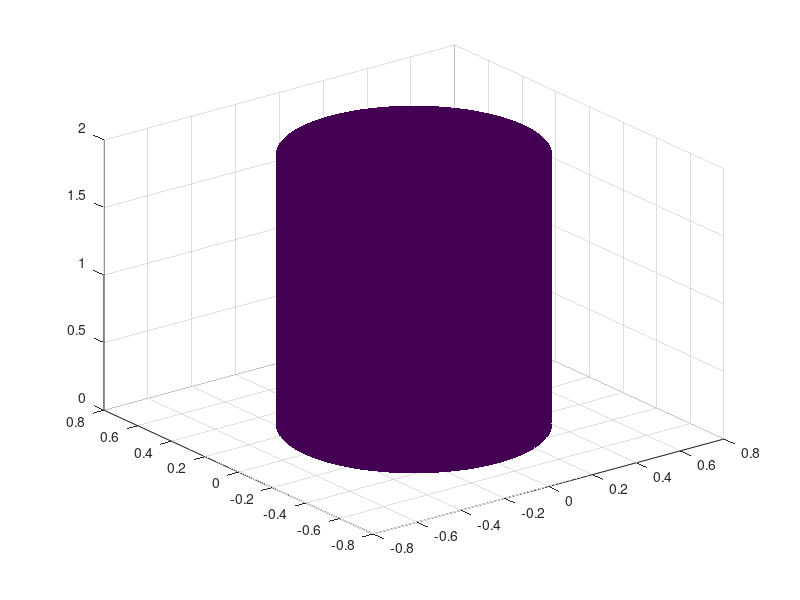

MATLAB code for this plot: (Note: this script raises an error after producing the figure.)
%% Illustrate tube with helical lines

r = 0.5; % radius of tube
h = 2; % height of tube
axlim = 1;

% cylinder
nt = 100;
[X,Y,Z] = cylinder(r*0.999,nt); 
Z = Z*h;

% helical lines
nlines = 3;
nturns = 1.2;
ntheta = 200;
theta = linspace(0,nturns*360,ntheta);
z0 = 0;
z1 = h;
theta0 = linspace(0,360,nlines+1); theta0 = theta0(1:nlines);
x0 = r*cosd(theta0);
y0 = r*sind(theta0);

x = zeros(nlines,ntheta);
y = zeros(nlines,ntheta);
z = zeros(nlines,ntheta);
for iline = 1:nlines
  x(iline,:) = r*cosd(theta0(iline)+theta);
  y(iline,:) = r*sind(theta0(iline)+theta);
  z(iline,:) = linspace(0,h,ntheta);
end


% plot
hca = subplot(1,1,1);

h_patch = surf(hca,X,Y*1,Z); 
shading(hca,'flat')
h_patch.FaceAlpha = 0.8;

hold(hca,'on')
h_lines = plot3(x',y',z','linewidth',2,'color','k');
hold(hca,'off')

view(hca,[1 1 0.8])
axis(hca,'equal')
hca.XLim = axlim*[-1 1];
hca.YLim = axlim*[-1 1];
hca.ZLim = [0 h];
hca.Box = 'on';
hca.BoxStyle = 'full';

hca.XLabel.String = 'x';
hca.YLabel.String = 'y';
hca.ZLabel.String = 'z';

%% Rotating fluxtube
doVideo = 0;
doGif = 1;
fileName = [printpath 'slippage_new'];

r = 0.2; % radius of tube
h = 2; % height of tube
axlim = r*1.1;

% cylinder
nt = 100;
[X,Y,Z] = cylinder(r*0.999,nt); 
Z = Z*h;

% helical lines
nlines = 8;
nturns = 1/nlines;%0.1;

nslips = 1; % slip one field line to the next, nslips = nlines would bring them back to original position
ntheta = 20;
theta0 = linspace(0,360,nlines+1); theta0 = theta0(1:nlines);
%theta0_vec = linspace(0,2*360*0.2+360/40,40);

thstart = 0;
thstop = nslips*360/nlines;
dtheta = (thstop-thstart)/ntheta;
theta0_slip = linspace(thstart,thstop-dtheta,ntheta);


colors = pic_colors('matlab');
color1 = colors(1,:);
color2 = colors(2,:);
colortube = [0.9 0.9 0.95];
colortube = [0.95 0.95 1; 0.95 0.95 1; 0.95 0.95 1; 0.95 0.95 1];
%colortube = [0.95 1 1];

% Initiate
if doVideo
  vidObj = VideoWriter([fileName '.mp4'],'MPEG-4');
  vidObj.FrameRate = 10;
  open(vidObj);        
end
if doGif
  iframe = 0;
end
      
      
for it = [1 1:ntheta]
  
  theta = linspace(0,nturns*360,ntheta);
  z0_ = 0;
  z1_ = 0.5*h;
  z2_ = h;
  
  theta1 = theta0;
  theta2 = theta0 + theta0_slip(it);
  x0 = r*cosd(theta0);
  y0 = r*sind(theta0);

  x1 = zeros(nlines,ntheta);
  y1 = zeros(nlines,ntheta);
  z1 = zeros(nlines,ntheta);
  for iline = 1:nlines
    x1(iline,:) = r*cosd(theta1(iline)+theta);
    y1(iline,:) = r*sind(theta1(iline)+theta);
    z1(iline,:) = linspace(z0_,z1_,ntheta);
  end
  x2 = zeros(nlines,ntheta);
  y2 = zeros(nlines,ntheta);
  z2 = zeros(nlines,ntheta);
  for iline = 1:nlines
    x2(iline,:) = r*cosd(theta2(iline)+theta);
    y2(iline,:) = r*sind(theta2(iline)+theta);
    z2(iline,:) = linspace(z1_,z2_,ntheta);
  end

  % plot
  hca = subplot(1,1,1);
  %hca.Visible = 'off';
  %hca.Box = 'off';

  h_patch = surf(hca,X*0.98,Y*0.98,Z,Z*0); 
  colormap(hca,colortube)
  shading(hca,'flat')
  h_patch.FaceAlpha = 0.6;  

  hold(hca,'on')
  if 1 % red blue
    h_lines = plot3(hca,x1',y1',z1','linewidth',2,'color',color1);
    hpl1 = plot3(hca,x1(:,end),y1(:,end),z1(:,end),'color',color1,'Marker','o','MarkerFaceColor',color1,'linestyle','none');
    h_lines = plot3(hca,x2',y2',z2','linewidth',2,'color',color2);
    hpl2 = plot3(hca,x2(:,1),y2(:,1),z2(:,1),'color',color2,'Marker','o','MarkerFaceColor',color2,'linestyle','none');
  else % rainbow
    h_lines = plot3(hca,x1',y1',z1','linewidth',2,'color',color1,'linewidth',3);
    hpl1 = plot3(hca,x1(:,end),y1(:,end),z1(:,end),'color',color1,'Marker','o','MarkerFaceColor',color1,'linestyle','none');
    hpl1.Color = [0 0 0];
    hpl1.MarkerFaceColor = [0 0 0];
    c_eval('h_lines(?).Color = circshift(colors(?,:),1);',1:nlines)    
    h_lines = plot3(hca,x2',y2',z2','linewidth',2,'color',color2,'linewidth',3);
    hpl2 = plot3(hca,x2(:,1),y2(:,1),z2(:,1),'color',color2,'Marker','o','MarkerFaceColor',color2,'linestyle','none');
    hpl2.MarkerFaceColor = [0 0 0];
    hpl2.Color = [0 0 0];
    c_eval('h_lines(?).Color = colors(?,:);',1:nlines)
  end
  hold(hca,'off')
  
  %hca.Box = 'off';
    
  
  view(hca,[1 1 0.8])
  axis(hca,'equal')
  hca.XLim = axlim*[-1 1];
  hca.YLim = axlim*[-1 1];
  hca.ZLim = [0 h];
  %hca.Box = 'off';
  %hca.BoxStyle = 'full';
  hca.Visible = 'off';
  hca.Position = [0 0 1 1];
  

  hca.XLabel.String = 'x';
  hca.YLabel.String = 'y';
  hca.ZLabel.String = 'z';
  drawnow
  pause(0.1)
  %pause  
  
  % Collect frames
  if doVideo
    set(gcf,'color','white');
    currFrame = getframe(gcf);
    writeVideo(vidObj,currFrame);
  end
  if doGif
    if 1 % collect frames, for making gif
      iframe = iframe + 1;    
      nframes = ntheta;
      currentBackgroundColor = get(gcf,'color');
      set(gcf,'color',[1 1 1]);
      drawnow      
      tmp_frame = getframe(gcf);
      %cell_movies{imovie}(itime) = tmp_frame;
      if iframe == 1 % initialize animated gif matrix
        [im_tmp,map] = rgb2ind(tmp_frame.cdata,256,'nodither');
        %map(end+1,:) = get(gcf,'color');
        im_tmp(1,1,1,nframes) = 0;                                                
        all_im = im_tmp;             
      else
        all_im(:,:,1,iframe) = rgb2ind(tmp_frame.cdata,map,'nodither');
      end       
    end    
  end
end

% Finalize
if doVideo
  close(vidObj)
end
if doGif
  imwrite(all_im,map,[fileName,'.gif'],'DelayTime',0,'LoopCount',inf)
end